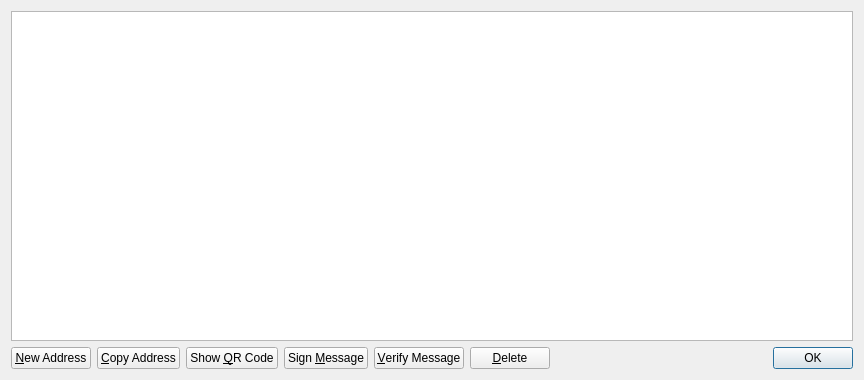
<?xml version="1.0" encoding="UTF-8"?>
<ui version="4.0">
 <class>AddressBookPage</class>
 <widget class="QWidget" name="AddressBookPage">
  <property name="geometry">
   <rect>
    <x>0</x>
    <y>0</y>
    <width>864</width>
    <height>380</height>
   </rect>
  </property>
  <property name="windowTitle">
   <string>Address Book</string>
  </property>
  <layout class="QVBoxLayout" name="verticalLayout">
   <item>
    <widget class="QTableView" name="tableView">
     <property name="contextMenuPolicy">
      <enum>Qt::CustomContextMenu</enum>
     </property>
     <property name="toolTip">
      <string>Double-click to edit address or label</string>
     </property>
     <property name="tabKeyNavigation">
      <bool>false</bool>
     </property>
     <property name="selectionMode">
      <enum>QAbstractItemView::SingleSelection</enum>
     </property>
     <property name="selectionBehavior">
      <enum>QAbstractItemView::SelectRows</enum>
     </property>
     <property name="sortingEnabled">
      <bool>true</bool>
     </property>
     <attribute name="verticalHeaderVisible">
      <bool>false</bool>
     </attribute>
    </widget>
   </item>
   <item>
    <layout class="QHBoxLayout" name="horizontalLayout">
     <item>
      <widget class="QPushButton" name="newAddressButton">
       <property name="toolTip">
        <string>Create a new address</string>
       </property>
       <property name="text">
        <string>&amp;New Address</string>
       </property>
      </widget>
     </item>
     <item>
      <widget class="QPushButton" name="copyToClipboard">
       <property name="toolTip">
        <string>Copy the currently selected address to the system clipboard</string>
       </property>
       <property name="text">
        <string>&amp;Copy Address</string>
       </property>
      </widget>
     </item>
     <item>
      <widget class="QPushButton" name="showQRCode">
       <property name="text">
        <string>Show &amp;QR Code</string>
       </property>
      </widget>
     </item>
     <item>
      <widget class="QPushButton" name="signMessage">
       <property name="toolTip">
        <string>Sign a message to prove you own a FailCoin address</string>
       </property>
       <property name="text">
        <string>Sign &amp;Message</string>
       </property>
      </widget>
     </item>
     <item>
      <widget class="QPushButton" name="verifyMessage">
       <property name="toolTip">
        <string>Verify a message to ensure it was signed with a specified FailCoin address</string>
       </property>
       <property name="text">
        <string>&amp;Verify Message</string>
       </property>
      </widget>
     </item>
     <item>
      <widget class="QPushButton" name="deleteButton">
       <property name="toolTip">
        <string>Delete the currently selected address from the list</string>
       </property>
       <property name="text">
        <string>&amp;Delete</string>
       </property>
      </widget>
     </item>
     <item>
      <spacer name="horizontalSpacer">
       <property name="orientation">
        <enum>Qt::Horizontal</enum>
       </property>
       <property name="sizeHint" stdset="0">
        <size>
         <width>40</width>
         <height>20</height>
        </size>
       </property>
      </spacer>
     </item>
     <item>
      <widget class="QDialogButtonBox" name="buttonBox">
       <property name="sizePolicy">
        <sizepolicy hsizetype="Maximum" vsizetype="Fixed">
         <horstretch>0</horstretch>
         <verstretch>0</verstretch>
        </sizepolicy>
       </property>
       <property name="standardButtons">
        <set>QDialogButtonBox::Ok</set>
       </property>
      </widget>
     </item>
    </layout>
   </item>
  </layout>
 </widget>
 <resources/>
 <connections/>
</ui>
